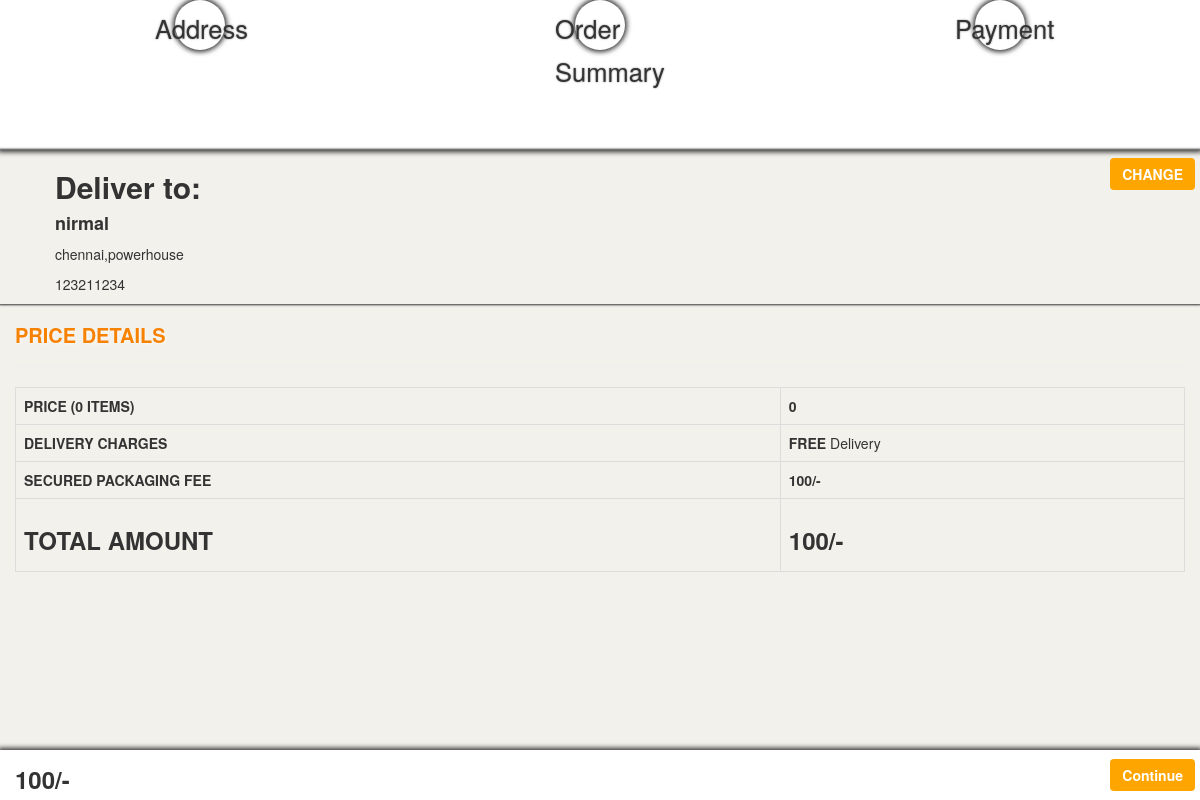
Screenshot of /order.php (signed in) with the database file from the repository.
### tables this page shows
CREATE TABLE `users` (
  `ID` int(11) NOT NULL,
  `UID` int(11) NOT NULL,
  `IMG` varchar(50) NOT NULL,
  `NAME` varchar(150) NOT NULL,
  `GENDER` varchar(150) NOT NULL,
  `AGE` int(10) NOT NULL,
  `ADDRESS` varchar(255) NOT NULL,
  `PHONENO` varchar(15) NOT NULL,
  `EMAIL` varchar(150) NOT NULL,
  `PASS` varchar(150) NOT NULL
);

### order.php (the view, shortened to what this page needs)
<?php
include ("functions/common_function.php");
?>
<!DOCTYPE html>
<html lang="en">
<head>
       <link rel="stylesheet" href="https://maxcdn.bootstrapcdn.com/bootstrap/3.4.1/css/bootstrap.min.css">
    <link rel="stylesheet" href="https://cdnjs.cloudflare.com/ajax/libs/font-awesome/6.4.0/css/all.min.css"
 />
</head>
<body>
    <nav>
        <span class="icons"><ion-icon name="checkmark-outline"></ion-icon>
    <small class='title'>Address</small></span>
        <span class="icons"><ion-icon name="cash-outline"></ion-icon>
    <small class='title'>Order Summary</small></span>
        <span class="icons"><ion-icon name="logo-paypal"></ion-icon>
    <small class='title'>Payment</small></span>
    </nav>
    <div class="container-fluid address">
        <div class="row">
        <h2><b>Deliver to:</b></h2>
        <?php
        $sq="SELECT * FROM users WHERE UID='{$_SESSION["UID"]}'";
        $res=$db->query($sq);
        if($res->num_rows>0)
        {
            $row=$res->fetch_assoc();
            $n=$row["NAME"];
            $add=$row["ADDRESS"];
            $ph=$row["PHONENO"];
        }
        ?>
       <h4><b><?php echo $n ?></b></h4>
       <p><?php echo $add ?></p>
       <p><?php echo $ph ?></p>
        </div>
        <a href="profile.php" class="btn btn-primary cart-btn">CHANGE</a>
    </div>
    <div class="container-fluid">
        <div class='container final-table'>
            <div class="row">
                <?php
                $s="SELECT * FROM cart WHERE UID='{$_SESSION["UID"]}'";
               $res= $db->query($s);
               $count=mysqli_num_rows($res);
               $GRANDTOTAL=$TOTAL+100
                ?>
          <table class="table table-bordered">
            <tr><h2 class="content-name">PRICE DETAILS</h2></tr><hr>
            <tr>
                <td><b>PRICE  (<?php echo $count ?> ITEMS)</b></td> <td><b><?php echo number_format($TOTAL) ?></b></td>
            </tr>
            <tr>
                <td><b>DELIVERY CHARGES</b></td> <td><b>FREE  </b>Delivery</td>
            </tr>
            <tr>
                <td><b>SECURED PACKAGING FEE</b></td> <td><b>100/-</b></td>
            </tr>
            <tr>
                <td><h3><b>TOTAL AMOUNT</b></h3></td> <td><h3><b><?php echo number_format($GRANDTOTAL) ?>/-</b></h3></td>
            </tr>
          </table>
            </div>
        </div>
                  <nav class='navbar navbar-fixed-bottom order-nav'>
                 <h3 class='text-left totalamount'><strong><?php echo number_format($GRANDTOTAL) ?>/-</strong></h3>
                 <a href="payment.php?t=<?php echo $GRANDTOTAL?>&a=<?php echo $add?>&p=<?php echo $ph?>" class="btn text-right cart-btn">Continue</a>
                 </nav>
    </div>
</body>
</html>

### order.php (style rules this page uses)
body { background-color:#F2F1EB; }
nav { background-color:white; display:flex; justify-content: center; box-shadow:0px 0px 5px 2px; height:150px; }
.icons { text-align: center; font-size:30px; padding-top:6px; width:50px; height:50px; margin:0 auto; box-shadow: 0px 0px 5px 2px; border-radius: 50%; }
.title { text-shadow:0px 0px 2px grey; position:relative; left:-20px; width:50px; }
.address { position:relative; padding-left:70px; box-shadow:0px 0px 2px 1px; }
.order-nav { height:50px; }
.totalamount { position:absolute; top:0; left:0; padding:5px; margin:10px; }
.final-table { margin-bottom:90px; }
.cart-btn { border:none; color:white; font-weight:700; background-color:orange; transition:0.3s; position:absolute; top:8px; right:5px; }
.content-name { text-transform: uppercase; width: 100%; font-weight: 800; font-size: 20px; color: #F78100; text-shadow: 1px 1px 3px #fafafa; text-decoration: none; }

### rows the page displays
users: NAME "nirmal", ADDRESS "chennai,powerhouse", PHONENO "123211234"

### other values shown
$count "0"
$TOTAL "0"
$GRANDTOTAL "100"
